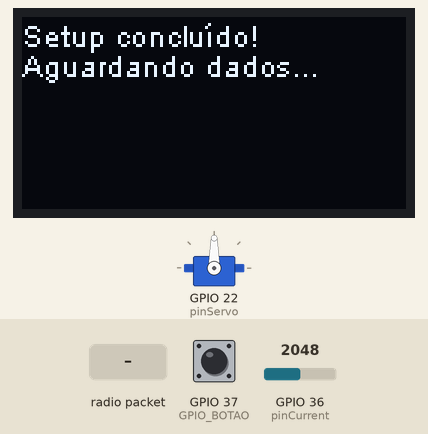
Simulated run of this sketch. Board: ESP32. On the bench: servo, 128×64 one-colour display. The inputs (shaded band) are chosen by the test bench; at power-on: GPIO 37 (GPIO_BOTAO) LOW, GPIO 36 (pinCurrent) = 2048. What the sketch prints to the serial monitor is not drawn.

Above: at 1.6 s.
1.7 s: radio packet "1" arrives
At 2.8 s:
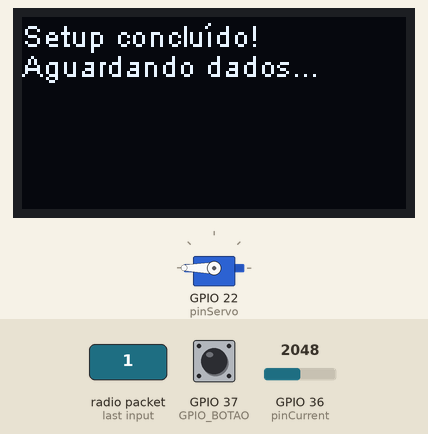
At 4.2 s:
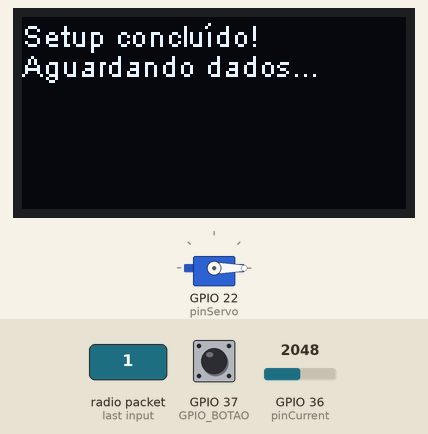
4.7 s: GPIO 37 (GPIO_BOTAO) pulled HIGH for 0.15 s
At 7.0 s:
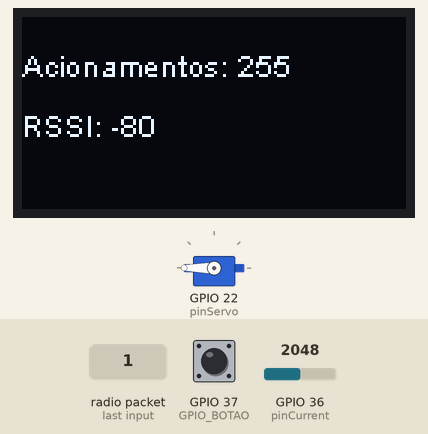
7.8 s: GPIO 37 (GPIO_BOTAO) pulled HIGH for 1 s
11.8 s: GPIO 37 (GPIO_BOTAO) pulled HIGH for 3.2 s
Timing chart, 0 to 17.9 s (numbered marks = the images above; inputs shaded):
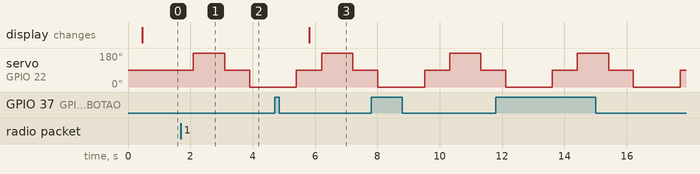

The sketch:

loraRES.ino
```cpp
#include "heltec.h" //inclui a biblioteca da Heltec
#define DisplayEstado true //define se o display estará ou não ativo
#define LoRaEstado true //define se o rádio LoRa estará ou não ativo
#define SerialEstado true //define se a Serial do módulo estará ou não disponível
#define AmplificadorDePotencia true // define se o amplificador de potência PABOOST estará ou não ativo
#define BandaDeTransmissao 868E6 //define a frequência média de transmissão: 868E6, 915E6
#define GPIO_BOTAO 37 //pino botão
#define pinCurrent 36 // pino le a corrente
#define TEMPO_DEBOUNCE 10 //ms
#include <ESP32Servo.h> //inclui a biblioteca do servo
Servo servo;
int pinServo=22;
int volt=0;
String conter;
int contador_acionamentos = 0;
int contador_acionamentos1 = 0;
unsigned long timestamp_ultimo_acionamento = 0;
void IRAM_ATTR funcao_ISR()
{
/* Conta acionamentos do botão considerando debounce */
if ( (millis() - timestamp_ultimo_acionamento) >= TEMPO_DEBOUNCE )
{
contador_acionamentos++;
timestamp_ultimo_acionamento = millis();
}
}

void setup()
{
Serial.begin(115200);
pinMode(GPIO_BOTAO, INPUT);
attachInterrupt(GPIO_BOTAO, funcao_ISR, RISING);

  servo.attach(pinServo);
  analogSetPinAttenuation(36,ADC_11db);
  if(analogRead(36)>0){
     volt=analogRead(36);
     }
  Serial.println(analogRead(36)*3.3/4095.0,5);
  Heltec.begin(DisplayEstado, LoRaEstado, SerialEstado, AmplificadorDePotencia, BandaDeTransmissao);
  SetupLoRa(); //faz os ajustes do rádio LoRa
  delay(100);
  //Sinaliza o fim dos ajustes
  Heltec.display -> clear();
  Heltec.display -> drawString(0, 0, "Setup concluído!");
  Heltec.display -> drawString(0, 10, "Aguardando dados...");
  Heltec.display -> display();
}

void loop()
{
  //verifica a chegada dos dados
  RecebeDados();
  if(contador_acionamentos!=contador_acionamentos1){

  contador_acionamentos = contador_acionamentos1;
  Serial.println(contador_acionamentos);

      //expandir
      servo.write(90);
      delay(400);
      servo.write(180);
      delay(1000);
      servo.write(90);
      delay(400);

      //retrai
      servo.write(90);
      delay(400);
      servo.write(0);
      delay(1500);
      servo.write(90);
      delay(400);
      }
}
void SetupLoRa()
{
  LoRa.setSpreadingFactor(12); //define o fator de espalhamento
  LoRa.setSignalBandwidth(250E3); //define a largura de banda
  LoRa.setCodingRate4(5); //define o Codding Rate
  LoRa.setPreambleLength(6); //define o comprimento do preâmbulo
  LoRa.setSyncWord(0x12); //define a palavra de sincronização
  //LoRa.disableCrc(); //desabilita o CRC
  LoRa.crc(); //ativa o CRC
}

void RecebeDados()
{
  // tenta analisar o pacote
  int packetSize = LoRa.parsePacket();
  if (packetSize)  // se o pacote não tiver tamanho zero
  {
    //matriz para armazenamento dos estados
    byte Dados[3];
    // Lê o pacote
    while (LoRa.available())
    {
      Dados[0] = LoRa.read(); //estado do motor
      Dados[1] = LoRa.read(); //contador
    }
   if(String(Dados[1])!=conter  ){
    Serial.println("Holofote: ");

     //expandir
      servo.write(90);
      delay(400);
      servo.write(180);
      delay(1000);
      servo.write(90);
      delay(400);

      //retrai
      servo.write(90);
      delay(400);
      servo.write(0);
      delay(1500);
      servo.write(90);
      delay(400);
      conter=String(Dados[1]);

   }

    //Sinaliza os dados recebidos e o RSSI no display
    Heltec.display -> clear();
    Heltec.display -> drawString(0, 10, "Acionamentos: " + String(Dados[1]));
    Heltec.display -> drawString(0, 30, "RSSI: " + String(LoRa.packetRssi()));
    Heltec.display -> display();

  }
}
```

Measured:
- after the input at 1.7 s, servo on GPIO 22 (pinServo): 90° → 180° after 0.40 s, → 90° 1.0 s later, → 0° 0.80 s later
